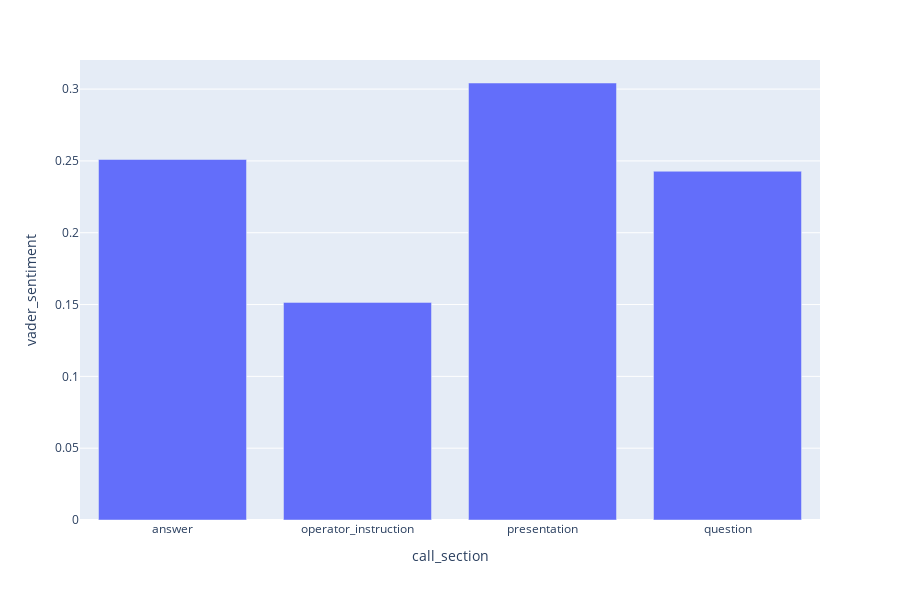

The code cell stored with this chart in its notebook:
### Code cell
vader_bars=vader_bars.reset_index()
fig2 = px.bar(vader_bars,x='call_section', y='vader_sentiment')
fig2.show()

### Figure 1 — Plotly figure (JSON) as saved in the notebook; plotly's stock layout.template omitted (floating-point values rounded to 4 significant figures)
{"data": [{"alignmentgroup": "True", "hoverlabel": {"namelength": 0}, "hovertemplate": "call_section=%{x}<br>vader_sentiment=%{y}", "legendgroup": "", "marker": {"color": "#636efa"}, "name": "", "offsetgroup": "", "orientation": "v", "showlegend": false, "textposition": "auto", "type": "bar", "x": ["answer", "operator_instruction", "presentation", "question"], "xaxis": "x", "y": [0.251, 0.1515, 0.3042, 0.2428], "yaxis": "y"}], "layout": {"barmode": "relative", "height": 600, "legend": {"tracegroupgap": 0}, "margin": {"t": 60}, "xaxis": {"anchor": "y", "domain": [0, 1], "title": {"text": "call_section"}}, "yaxis": {"anchor": "x", "domain": [0, 1], "title": {"text": "vader_sentiment"}}}}
